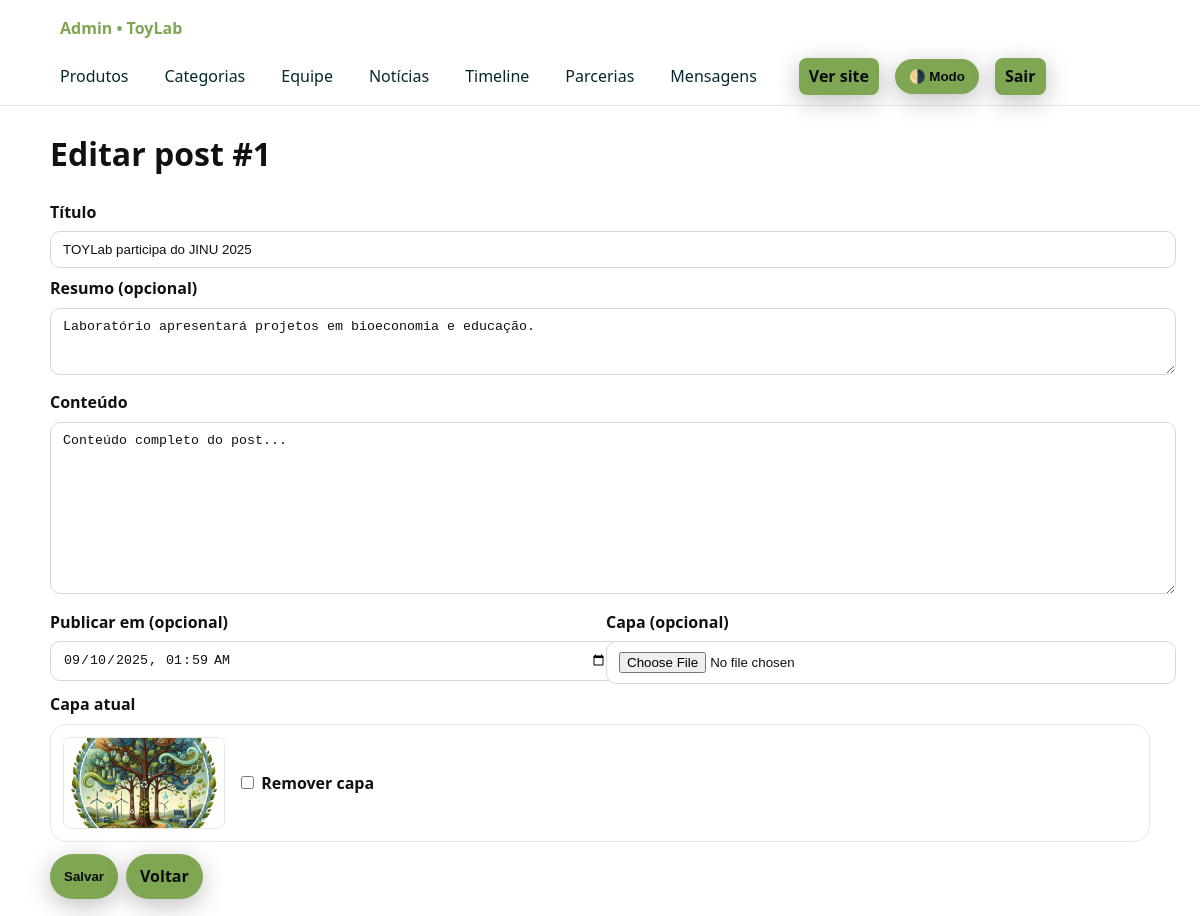
The app's page /admin/posts/edit.php?id=1 (signed in) with its own data.
### tables this page shows
CREATE TABLE IF NOT EXISTS posts (
  id INT AUTO_INCREMENT PRIMARY KEY,
  title VARCHAR(200) NOT NULL,
  slug VARCHAR(220) NOT NULL UNIQUE,
  excerpt VARCHAR(300) NULL,
  content MEDIUMTEXT NULL,
  cover_path VARCHAR(255) NOT NULL,
  published_at DATETIME NOT NULL,
  created_at DATETIME NOT NULL
);

### config/config.php (called while the page is built, shortened)
<?php
function db(): PDO {
    static $pdo;
    if (!$pdo) {
        $dsn = 'mysql:host=' . DB_HOST . ';dbname=' . DB_NAME . ';charset=utf8mb4';
        $options = [
            PDO::ATTR_ERRMODE            => PDO::ERRMODE_EXCEPTION,
            PDO::ATTR_DEFAULT_FETCH_MODE => PDO::FETCH_ASSOC,
            PDO::ATTR_EMULATE_PREPARES   => false,
        ];
        $pdo = new PDO($dsn, DB_USER, DB_PASS, $options);
    }
    return $pdo;
}
function e(?string $str): string {
    return htmlspecialchars((string)$str, ENT_QUOTES | ENT_SUBSTITUTE, 'UTF-8');
}
function base_url_root(): string {
    return BASE_URL;
}
function base_url(string $path = ''): string {
    return base_url_root() . ($path ? '/' . ltrim($path, '/') : '');
}

### config/functions.php (called while the page is built, shortened)
<?php
require_once __DIR__ . '/config.php';
function q(string $sql, array $params = []): PDOStatement {
    $stmt = db()->prepare($sql);
    $stmt->execute($params);
    return $stmt;
}
function fetch_one(string $sql, array $params = []): ?array {
    $row = q($sql, $params)->fetch(PDO::FETCH_ASSOC);
    return $row === false ? null : $row;
}

### admin/posts/edit.php (the view, shortened to what this page needs)
<?php
require_once BASE_PATH . '/config/functions.php';
require_once __DIR__ . '/../partials/header.php';
$id = (int)($_GET['id'] ?? 0);
$post = fetch_one("SELECT * FROM posts WHERE id=?", [$id]);
$title   = trim($_POST['title']   ?? $post['title']);
$excerpt = trim($_POST['excerpt'] ?? $post['excerpt']);
$content = trim($_POST['content'] ?? $post['content']);
$pubLocal = $post['published_at'] ? date('Y-m-d\TH:i', strtotime($post['published_at'])) : '';
$published_at = trim($_POST['published_at'] ?? $pubLocal);
?>
<h1 class="fade-in">Editar post #<?= (int)$id ?></h1>
<form method="post" enctype="multipart/form-data" class="admin-form fade-in">
  <label for="title">Título</label>
  <input id="title" name="title" class="input" required value="<?= e($title) ?>">
  <label for="excerpt">Resumo (opcional)</label>
  <textarea id="excerpt" name="excerpt" class="input" rows="3"><?= e($excerpt) ?></textarea>
  <label for="content">Conteúdo</label>
  <textarea id="content" name="content" class="input" rows="10"><?= e($content) ?></textarea>
  <div class="form-row">
    <div>
      <label for="published_at">Publicar em (opcional)</label>
      <input id="published_at" name="published_at" type="datetime-local" class="input" value="<?= e($published_at) ?>">
    </div>
    <div>
      <label for="cover">Capa (opcional)</label>
      <input id="cover" name="cover" type="file" class="input" accept=".jpg,.jpeg,.png,.webp">
    </div>
  </div>
  <label>Capa atual</label>
  <div class="card"><div class="pad">
    <div class="preview">
      <?php if (!empty($post['cover_path'])): ?>
        <img src="<?= e(base_url($post['cover_path'])) ?>" alt="Capa atual" style="width:160px;height:90px;object-fit:cover;border-radius:8px;border:1px solid #e7e7e7;background:#fff">
        <label><input type="checkbox" name="remove_cover" value="1"> Remover capa</label>
      <?php else: ?>
        <em>Sem capa</em>
      <?php endif; ?>
    </div>
  </div></div>
  <p class="form-actions">
    <button class="btn" type="submit">Salvar</button>
    <a class="btn secondary" href="<?= e(base_url('admin/posts/list.php')) ?>">Voltar</a>
  </p>
</form>
<?php require_once __DIR__ . '/../partials/footer.php'; ?>

### public/css/styles.css (style rules this page uses)
:root { --bg: #0b0d0f; --bg-soft: #12161a; --text: #e4e8ee; --muted: #aeb7c3; --brand: #7fa652; --brand-2: #06272e; --card: #101418; --card-border: #1e242b; --focus: #ffd166; --danger: #e74c3c; --ok: #2ecc71; --radius: 16px; --shadow: 0 6px 24px rgba(0,0,0,.25); --transition: .2s ease; }
html { color-scheme: dark light; }
html, body { margin:0; padding:0; }
body { font: 400 16px/1.6 system-ui, -apple-system, Segoe UI, Roboto, Ubuntu, Cantarell, Noto Sans, Arial, "Apple Color Emoji","Segoe UI Emoji"; background:#ffffff; color:#111; }
a { color: var(--brand-2); text-decoration: none; }
.btn { display:inline-flex; align-items:center; gap:8px; background: var(--brand); color:#0a0d0f; border:none; padding:10px 14px; border-radius: 999px; cursor:pointer; font-weight:600; box-shadow: var(--shadow); transition: transform var(--transition), background var(--transition); }
.card { background: #fff; border:1px solid #e7e7e7; border-radius: var(--radius); overflow: hidden; transition: transform .15s ease, box-shadow .15s ease; }
.card img { width:100%; height: 160px; object-fit: cover; display:block; }
.card .pad { padding:12px; }
.input, select, textarea { width:100%; padding:10px 12px; border-radius:10px; border:1px solid #d7d7d7; background:#fff; color:#111; }
label { display:block; font-weight:600; margin:8px 0 6px; }
.form-row { display:grid; gap:12px; grid-template-columns: 1fr 1fr; }
.form-row > *:first-child { grid-column: span 1; }
.fade-in { animation: fadin .25s ease both; }
:root { --header-h: 56px; }
.form-actions { display:flex; gap:10px; flex-wrap:wrap; margin-top:12px; }
a.btn, button.btn { display:inline-flex; width:auto; white-space:nowrap; }

### admin/posts/edit.php (style rules this page uses)
.admin-form .preview { display:flex;gap:12px;align-items:center;flex-wrap:wrap }
.admin-form .form-actions { display:flex;gap:8px;flex-wrap:wrap }

### records on screen
posts: title "TOYLab participa do JINU 2025", excerpt "Laboratório apresentará projetos em bioeconomia e educação.", content "Conteúdo completo do post...", published_at "09/10/2025 01:59", cover_path (picture)

### other values on screen
$id "1"
